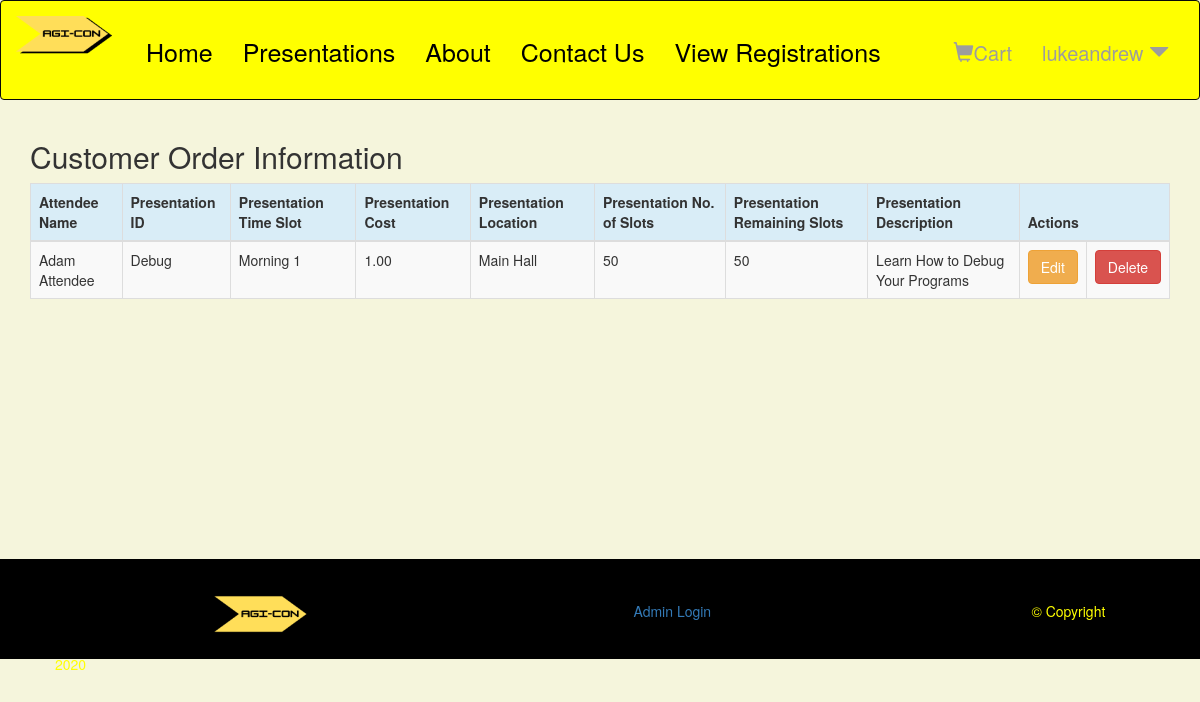
/customer_order_list (signed in), run on the app's committed database.
### Agile_Con/models.py (models this page shows, shortened)
class CustomerOrder(models.Model):
    attendee = models.ForeignKey(
        Attendee,
        on_delete=models.PROTECT,
        related_name='customer_orders'
    )
    presentation = models.ForeignKey(
        Presentation,
        on_delete=models.PROTECT,
        related_name='customer_orders'
    )

class Attendee(models.Model):
    USERNAME_FIELD = 'attendee_id'
    attendee_id = models.CharField(primary_key=True, max_length=50, blank=False, null=False, default=' ')
    name = models.CharField(max_length=50, blank=False, null=False, default=' ')
    user = models.ForeignKey(get_user_model(), on_delete=models.CASCADE, related_name='attendees')

class Presentation(models.Model):
    presentation_id = models.CharField(primary_key=True, max_length=50, blank=False, null=False, default=' ')
    presenter_id = models.ForeignKey(Presenter, on_delete=models.CASCADE, related_name='presentations')
    timeslot = models.CharField(max_length=50, blank=False, null=False, default=' ')
    cost = models.DecimalField(max_digits=10, blank=False, null=False, decimal_places=2)
    number_of_slots = models.DecimalField(max_digits=10, blank=False, null=False, default=50, decimal_places=0)
    number_of_slots_remaining = models.DecimalField(max_digits=10, blank=False, null=False, default=50,
                                                    decimal_places=0)
    location = models.CharField(max_length=50, blank=False, null=False, default=' ')
    description = models.CharField(max_length=200, blank=False, null=False, default=' ')

### Agile_Con/views.py (the view)
# urls.py: path('', views.customer_order_list, name='customer_order_list'),
def customer_order_list(request):
    customer_order = CustomerOrder.objects.all()
    return render(request, 'customer_order_list.html',
                  {'customer_orders': customer_order})

### templates/customer_order_list.html (shortened to what this page needs)
<!DOCTYPE html>
<html lang="en">
{% extends 'base.html' %}
{% block content %}
{% if not user.is_staff %}
<html>
    <head>
        <meta http-equiv="refresh" content="0; url='{% url 'login_landing'%}'">
    </head>
{% else %}
</html>
    <html>
    <head>
        <link rel="stylesheet" href="https://maxcdn.bootstrapcdn.com/bootstrap/3.3.4/css/bootstrap.min.css">
    </head>
    <body>
    <div class="row">
        <h2 style="padding-left: 15Px">Customer Order Information</h2>
    </div>
    <div>
        <table class="table table-striped table-bordered table-hover" style="margin-bottom: 260px;">
            <thead>
            <tr class="bg-info">
                <th>Attendee Name</th>
                <th>Presentation ID</th>
                <th>Presentation Time Slot</th>
                <th>Presentation Cost</th>
                <th>Presentation Location</th>
                <th>Presentation No. of Slots</th>
                <th>Presentation Remaining Slots</th>
                <th>Presentation Description</th>
                <th colspan="3">Actions</th>
            </tr>
            </thead>
            <tbody>
            {% for order in customer_orders %}
                <tr>
                    <td>{{ order.attendee.name }}</td>
                    <td>{{ order.presentation.presentation_id }}</td>
                    <td>{{ order.presentation.timeslot }}</td>
                    <td>{{ order.presentation.cost }}</td>
                    <td>{{ order.presentation.location }}</td>
                    <td>{{ order.presentation.number_of_slots }}</td>
                    <td>{{ order.presentation.number_of_slots_remaining }}</td>
                    <td>{{ order.presentation.description }}</td>
                    <td><a href="{% url 'customer_order_edit' pk=order.pk %}" class="btn btn-warning">Edit</a>
                    <td><a href="{% url 'customer_order_delete' pk=order.pk %}"
                           onclick="return confirm('Are you sure you want to delete?')"
                           class="btn btn-danger">Delete</a>
                    </td>
            {% endfor %}
            </tbody>
        </table>
    </div>
    </body>
    </html>
 {% endif %}
{% endblock %}

### templates/base.html (shortened to what this page needs)
<!DOCTYPE html>
{% load static %}
<html lang="en" class="base-page">
<head>
    <link rel="stylesheet" href="https://maxcdn.bootstrapcdn.com/bootstrap/3.3.7/css/bootstrap.min.css">
    <link rel="stylesheet" href="../Agile_Con/static/css/main.css">
</head>
<body id="app-layout">
<nav class="navbar navbar-inverse">
    <div class="container-fluid">
        <div class="navbar-header">
            <a class="navbar-brand" href="/">
                <img src="{% static 'Images/Agi-Con1.png' %}" width="100" height="80" style="float: top" alt="Agile Conference">
            </a>
        </div>
        <div class="collapse navbar-collapse" id="myNavbar">
            <ul class="nav navbar-nav">
                <li><a class="black-text" href="{% url 'home' %}">Home</a></li>
                <li><a class = "black-text" href="{% url 'presentations' %}">Presentations</a></li>
               <li><a class= "black-text" href="{% url 'about' %}">About</a></li>
                <li><a class= "black-text" href="{% url 'contact_us' %}">Contact Us</a></li>
                {% if user.is_authenticated %}
                <li><a class= "black-text" href="{% url 'login_landing' %}">View Registrations</a></li>
                {% endif %}
            </ul>
            <ul class="nav navbar-nav navbar-right" style="font-size: 20px">
                {% if user.is_authenticated %}
                    <li class="dropdown"><a href= "{% url 'home' %}"><span class="glyphicon glyphicon-shopping-cart"></span>Cart</a></li>
                    <li class="dropdown">
                        <a href="#" class="dropdown-toggle" data-toggle="dropdown" role="button" aria-expanded="false">
                            {{ user.username }}
                            <span class="glyphicon glyphicon-triangle-bottom"></span>
                        </a>
                    </li>
                {% else %}
                    <li ><a href="{% url 'login' %}" ><span class="glyphicon glyphicon-log-in"></span> Login</a></li>
                    <li ><a href="{% url 'signup' %}" ><span class="glyphicon glyphicon-chevron-right"></span> Signup</a></li>
                {% endif %}
            </ul>
        </div>
    </div>
</nav>
<div class="content container">
            {% block content %}
            {% endblock %}
</body>
<footer class="bottom-bar">
    <ul class="bottom-list">
        <li class="bottom-bar align-left"><img src="{% static 'Images/Agi-Con2.png' %}" width="100" height="80" alt="Agile-Con"></li>
        <li class="bottom-bar align-center"><a href={% url 'admin:index' %}>Admin Login</a></li>
       <li class="bottom-bar align-right">© Copyright 2020</li>
    </ul>
</footer>
</html>

### templates/base.html (style rules this page uses)
.navbar { margin-bottom: 0; border-radius: 0; background-color: yellow !important; height: 100px; width: 100%; }
.navbar .navbar-nav,.navbar-brand { padding: 25px 0; }
footer { background-color: black; color: yellow; padding: 15px; height: 100px; width: 100%; bottom: 0; }
ul.bottom-list li { display: inline; list-style: none; padding: 14%; }
.content { width: 100%; }
.container * { height: auto; left: 10%; right: 30%; }
.black-text { color: black !important; font-size: 25px; }

### templates/customer_order_list.html (style rules this page uses)
body { background-color: beige; }

### data on the page
CustomerOrder: attendee.name "Adam Attendee", presentation.presentation_id "Debug", presentation.timeslot "Morning 1", presentation.cost "1.00", presentation.location "Main Hall", presentation.number_of_slots "50", presentation.number_of_slots_remaining "50", presentation.description "Learn How to Debug Your Programs"

### other printed values
{{ user.username }} "lukeandrew"
